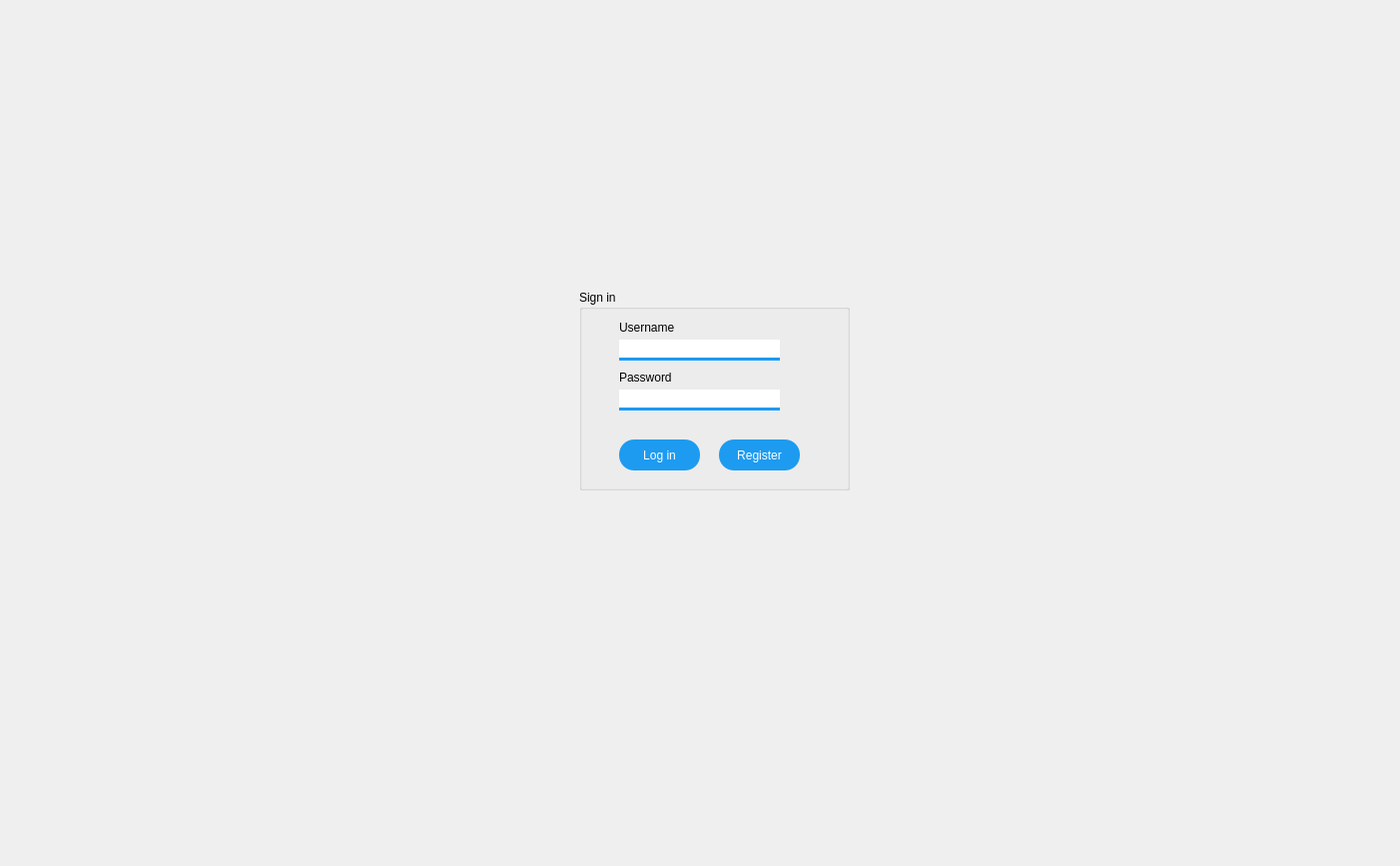
<?xml version="1.0" encoding="UTF-8"?>
<ui version="4.0">
 <class>twitterpac_client2Class</class>
 <widget class="QWidget" name="twitterpac_client2Class">
  <property name="geometry">
   <rect>
    <x>0</x>
    <y>0</y>
    <width>1402</width>
    <height>867</height>
   </rect>
  </property>
  <property name="windowTitle">
   <string>twitterpac_client2</string>
  </property>
  <widget class="QStackedWidget" name="stackedWidget">
   <property name="geometry">
    <rect>
     <x>0</x>
     <y>0</y>
     <width>1421</width>
     <height>861</height>
    </rect>
   </property>
   <property name="currentIndex">
    <number>0</number>
   </property>
   <widget class="QWidget" name="page">
    <widget class="QGroupBox" name="groupBox">
     <property name="geometry">
      <rect>
       <x>580</x>
       <y>290</y>
       <width>271</width>
       <height>201</height>
      </rect>
     </property>
     <property name="title">
      <string>Sign in</string>
     </property>
     <widget class="QPushButton" name="pushButton_login">
      <property name="geometry">
       <rect>
        <x>40</x>
        <y>150</y>
        <width>81</width>
        <height>31</height>
       </rect>
      </property>
      <property name="styleSheet">
       <string notr="true">QPushButton#pushButton_login {
	font: 75 11pt &quot;MS Shell Dlg 2&quot;;
background-color: rgb(29,155,240);
border-radius: 15px;
color:#ffffff;
}


</string>
      </property>
      <property name="text">
       <string>Log in</string>
      </property>
     </widget>
     <widget class="QLineEdit" name="lineEdit_username">
      <property name="geometry">
       <rect>
        <x>40</x>
        <y>50</y>
        <width>161</width>
        <height>21</height>
       </rect>
      </property>
      <property name="styleSheet">
       <string notr="true">border: none;
border-bottom: 3px solid rgb(29,155,240);</string>
      </property>
     </widget>
     <widget class="QLineEdit" name="lineEdit_password">
      <property name="geometry">
       <rect>
        <x>40</x>
        <y>100</y>
        <width>161</width>
        <height>21</height>
       </rect>
      </property>
      <property name="styleSheet">
       <string notr="true">border:none;
border-bottom: 3px solid rgb(29,155,240);</string>
      </property>
      <property name="echoMode">
       <enum>QLineEdit::Password</enum>
      </property>
     </widget>
     <widget class="QLabel" name="label">
      <property name="geometry">
       <rect>
        <x>40</x>
        <y>30</y>
        <width>91</width>
        <height>16</height>
       </rect>
      </property>
      <property name="styleSheet">
       <string notr="true">font: 75 12pt &quot;MS Shell Dlg 2&quot;;</string>
      </property>
      <property name="text">
       <string>Username</string>
      </property>
     </widget>
     <widget class="QLabel" name="label_2">
      <property name="geometry">
       <rect>
        <x>40</x>
        <y>80</y>
        <width>91</width>
        <height>16</height>
       </rect>
      </property>
      <property name="styleSheet">
       <string notr="true">font: 75 12pt &quot;MS Shell Dlg 2&quot;;</string>
      </property>
      <property name="text">
       <string>Password</string>
      </property>
     </widget>
     <widget class="QPushButton" name="pushButton_register">
      <property name="geometry">
       <rect>
        <x>140</x>
        <y>150</y>
        <width>81</width>
        <height>31</height>
       </rect>
      </property>
      <property name="styleSheet">
       <string notr="true">QPushButton#pushButton_register {
	font: 75 11pt &quot;MS Shell Dlg 2&quot;;
background-color: rgb(29,155,240);
border-radius: 15px;
color:#ffffff;
}




</string>
      </property>
      <property name="text">
       <string>Register</string>
      </property>
     </widget>
    </widget>
   </widget>
   <widget class="QWidget" name="page_2">
    <widget class="QGroupBox" name="groupBox_2">
     <property name="geometry">
      <rect>
       <x>440</x>
       <y>130</y>
       <width>271</width>
       <height>361</height>
      </rect>
     </property>
     <property name="title">
      <string>Register</string>
     </property>
     <widget class="QPushButton" name="pushButton_submit_registration">
      <property name="geometry">
       <rect>
        <x>100</x>
        <y>252</y>
        <width>75</width>
        <height>31</height>
       </rect>
      </property>
      <property name="styleSheet">
       <string notr="true">QPushButton#pushButton_submit_registration {
	font: 75 11pt &quot;MS Shell Dlg 2&quot;;
background-color: rgb(29,155,240);
border-radius: 15px;
color:#ffffff;
}


</string>
      </property>
      <property name="text">
       <string>Register</string>
      </property>
     </widget>
     <widget class="QPushButton" name="pushButton_returnTo_login">
      <property name="geometry">
       <rect>
        <x>100</x>
        <y>312</y>
        <width>75</width>
        <height>31</height>
       </rect>
      </property>
      <property name="styleSheet">
       <string notr="true">QPushButton#pushButton_returnTo_login {
	font: 75 11pt &quot;MS Shell Dlg 2&quot;;
background-color: rgb(29,155,240);
border-radius: 15px;
color:#ffffff;
}


</string>
      </property>
      <property name="text">
       <string>Login</string>
      </property>
     </widget>
     <widget class="QLabel" name="label_3">
      <property name="geometry">
       <rect>
        <x>80</x>
        <y>290</y>
        <width>141</width>
        <height>16</height>
       </rect>
      </property>
      <property name="text">
       <string>Aleady have an account?</string>
      </property>
     </widget>
     <widget class="QLineEdit" name="lineEdit">
      <property name="geometry">
       <rect>
        <x>72</x>
        <y>70</y>
        <width>131</width>
        <height>20</height>
       </rect>
      </property>
      <property name="styleSheet">
       <string notr="true">border:none;
border-bottom: 3px solid rgb(29,155,240);</string>
      </property>
     </widget>
     <widget class="QLineEdit" name="lineEdit_2">
      <property name="geometry">
       <rect>
        <x>72</x>
        <y>120</y>
        <width>131</width>
        <height>20</height>
       </rect>
      </property>
      <property name="styleSheet">
       <string notr="true">border:none;
border-bottom: 3px solid rgb(29,155,240);</string>
      </property>
      <property name="echoMode">
       <enum>QLineEdit::Password</enum>
      </property>
     </widget>
     <widget class="QLineEdit" name="lineEdit_3">
      <property name="geometry">
       <rect>
        <x>72</x>
        <y>170</y>
        <width>131</width>
        <height>20</height>
       </rect>
      </property>
      <property name="styleSheet">
       <string notr="true">border:none;
border-bottom: 3px solid rgb(29,155,240);</string>
      </property>
     </widget>
     <widget class="QLineEdit" name="lineEdit_4">
      <property name="geometry">
       <rect>
        <x>72</x>
        <y>220</y>
        <width>131</width>
        <height>20</height>
       </rect>
      </property>
      <property name="styleSheet">
       <string notr="true">border:none;
border-bottom: 3px solid rgb(29,155,240);</string>
      </property>
     </widget>
     <widget class="QLabel" name="label_4">
      <property name="geometry">
       <rect>
        <x>80</x>
        <y>50</y>
        <width>81</width>
        <height>20</height>
       </rect>
      </property>
      <property name="styleSheet">
       <string notr="true">font: 75 12pt &quot;MS Shell Dlg 2&quot;;</string>
      </property>
      <property name="text">
       <string>Username</string>
      </property>
     </widget>
     <widget class="QLabel" name="label_5">
      <property name="geometry">
       <rect>
        <x>80</x>
        <y>100</y>
        <width>81</width>
        <height>16</height>
       </rect>
      </property>
      <property name="styleSheet">
       <string notr="true">font: 75 12pt &quot;MS Shell Dlg 2&quot;;</string>
      </property>
      <property name="text">
       <string>Password</string>
      </property>
     </widget>
     <widget class="QLabel" name="label_6">
      <property name="geometry">
       <rect>
        <x>80</x>
        <y>150</y>
        <width>91</width>
        <height>16</height>
       </rect>
      </property>
      <property name="styleSheet">
       <string notr="true">font: 75 12pt &quot;MS Shell Dlg 2&quot;;</string>
      </property>
      <property name="text">
       <string>First Name</string>
      </property>
     </widget>
     <widget class="QLabel" name="label_7">
      <property name="geometry">
       <rect>
        <x>80</x>
        <y>200</y>
        <width>81</width>
        <height>16</height>
       </rect>
      </property>
      <property name="styleSheet">
       <string notr="true">font: 75 12pt &quot;MS Shell Dlg 2&quot;;</string>
      </property>
      <property name="text">
       <string>Surname</string>
      </property>
     </widget>
    </widget>
   </widget>
  </widget>
 </widget>
 <layoutdefault spacing="6" margin="11"/>
 <resources>
  <include location="twitterpac_client2.qrc"/>
 </resources>
 <connections/>
</ui>
